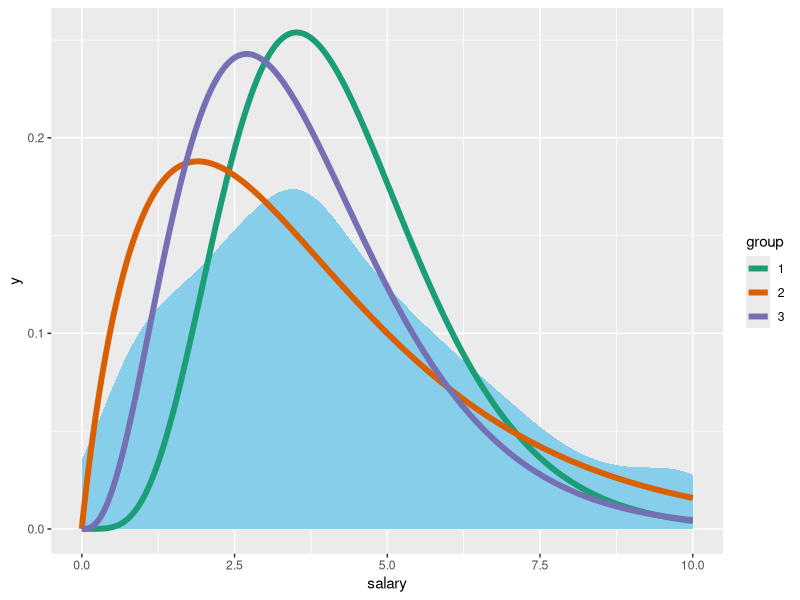

Write the R code that produced this figure.
# libraries --------------------------------------------------------------------
library(ggplot2)
library(tidyverse)

# load the data ----------------------------------------------------------------
df <- read.csv("../data/salaries.csv")

# to thousands
df$salary <- df$salary / 1000

# median
median(df$salary)

# gammas -----------------------------------------------------------------------
gammas <- data.frame(
  k = c(6.166, 1.95, 3.86),
  t = c(1.47, 0.5, 1.06)
)

# calculate density
x_max <- 15
x <- seq(0, x_max, length.out = 1000)

df_gamma <- data.frame(x = numeric(), y = numeric(), group = factor())

for (i in seq_len(nrow(gammas))) {
  gamma <- gammas[i, ]
  y <- dgamma(x, gamma$k, rate = gamma$t)
  df_gamma <- df_gamma %>% add_row(x = x, y = y, group = as.factor(i))
}

# plot -------------------------------------------------------------------------
ggplot(data = df, aes(x = salary)) +
  geom_density(color = NA, fill = "skyblue") +
  geom_line(data = df_gamma, aes(x = x, y = y, color = group), linewidth = 2) +
  xlim(0, 10) +
  scale_color_brewer(type = "qual", palette = 2)
